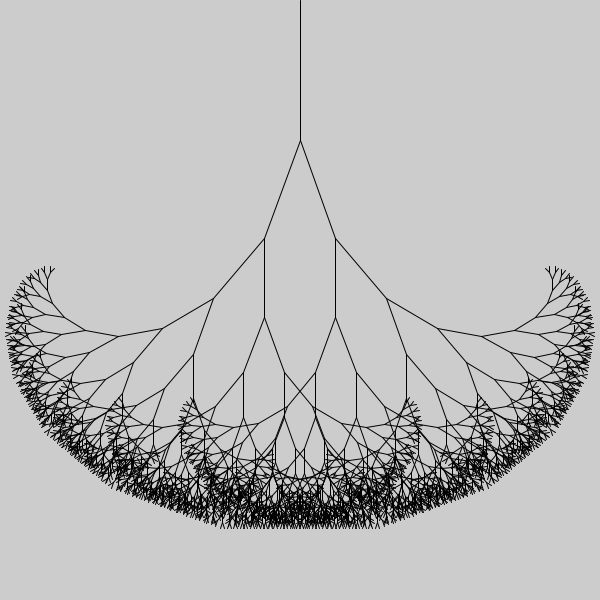
Frame 1 (no input)
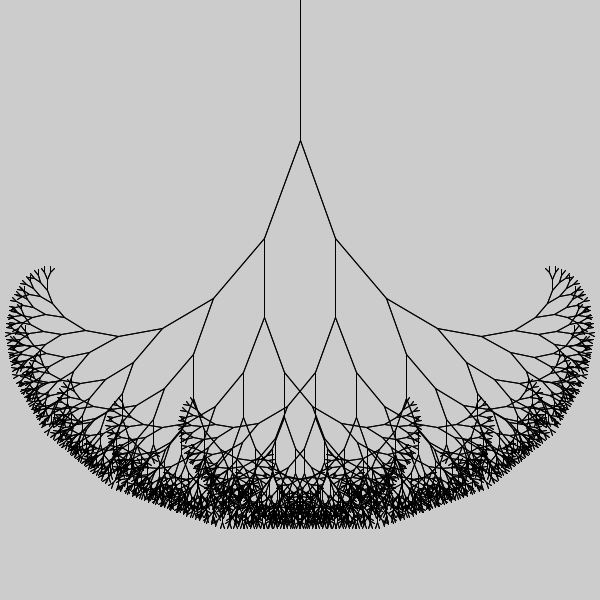
Frame 2 (the mouse pressed at the canvas centre, redrawn once)

The Processing sketch that drew these frames (run headless with seeded random() and noise(); the mouse was pressed at the canvas centre and the sketch redrawn once):

// Processing sketch: sk_recursive_tree_reverse
// ── sk_recursive_tree_reverse.pde
void setup()
{
  size( 600, 600 );
  noLoop();  // アニメーションしない
}

void draw()
{
  drawTree( width/2, 0, 140, 90, 12 );  // 開始点XY(width/2, 0)，開始角度90°
}

/**
  再帰関数：線を再帰的に短くし，回転させながら２分岐描画する．
*/
void drawTree( float fBeginX, float fBeginY, float fLength, float fRot, int iLevel )
{
  if( iLevel > 0 )
  {
     // 線の終点
    float fEndX = fBeginX + cos( radians( fRot ) ) * fLength;
    float fEndY = fBeginY + sin( radians( fRot ) ) * fLength;
    
    // 線の描画
    line( fBeginX, fBeginY, fEndX, fEndY );
    
    // 再帰呼び出し
    drawTree( fEndX, fEndY, fLength * 0.75, fRot + 20, iLevel - 1 );
    drawTree( fEndX, fEndY, fLength * 0.75, fRot - 20, iLevel - 1 );
  }
}
